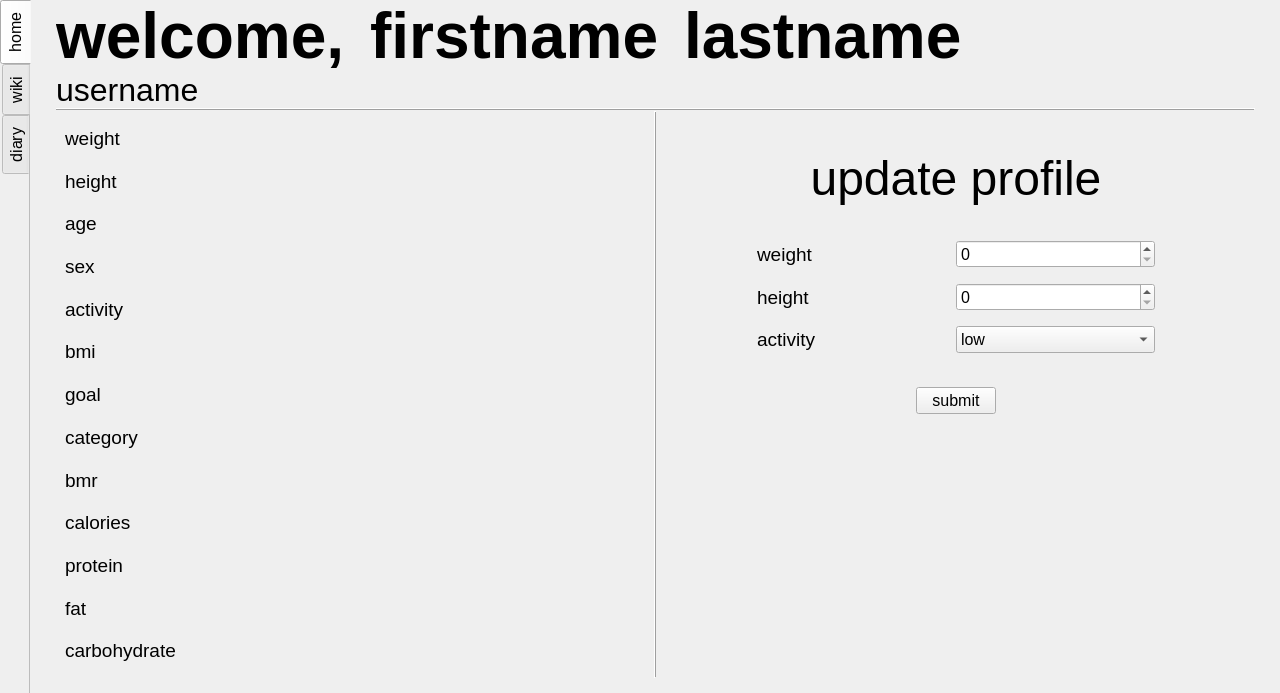
<?xml version="1.0" encoding="UTF-8"?>
<ui version="4.0">
 <class>Form</class>
 <widget class="QWidget" name="Form">
  <property name="geometry">
   <rect>
    <x>0</x>
    <y>0</y>
    <width>1280</width>
    <height>693</height>
   </rect>
  </property>
  <property name="sizePolicy">
   <sizepolicy hsizetype="Preferred" vsizetype="Preferred">
    <horstretch>0</horstretch>
    <verstretch>0</verstretch>
   </sizepolicy>
  </property>
  <property name="font">
   <font>
    <pointsize>16</pointsize>
   </font>
  </property>
  <property name="windowTitle">
   <string notr="true">Form</string>
  </property>
  <layout class="QVBoxLayout" name="verticalLayout">
   <property name="spacing">
    <number>0</number>
   </property>
   <property name="leftMargin">
    <number>0</number>
   </property>
   <property name="topMargin">
    <number>0</number>
   </property>
   <property name="rightMargin">
    <number>0</number>
   </property>
   <property name="bottomMargin">
    <number>0</number>
   </property>
   <item>
    <widget class="QTabWidget" name="container">
     <property name="font">
      <font>
       <pointsize>12</pointsize>
      </font>
     </property>
     <property name="tabPosition">
      <enum>QTabWidget::West</enum>
     </property>
     <property name="currentIndex">
      <number>0</number>
     </property>
     <property name="documentMode">
      <bool>true</bool>
     </property>
     <property name="tabBarAutoHide">
      <bool>false</bool>
     </property>
     <widget class="QWidget" name="container_home">
      <attribute name="title">
       <string>home</string>
      </attribute>
      <layout class="QVBoxLayout" name="verticalLayout_2">
       <property name="spacing">
        <number>0</number>
       </property>
       <property name="leftMargin">
        <number>25</number>
       </property>
       <property name="topMargin">
        <number>0</number>
       </property>
       <property name="rightMargin">
        <number>25</number>
       </property>
       <property name="bottomMargin">
        <number>0</number>
       </property>
       <item>
        <widget class="QWidget" name="container_home_header" native="true">
         <property name="sizePolicy">
          <sizepolicy hsizetype="Preferred" vsizetype="Fixed">
           <horstretch>0</horstretch>
           <verstretch>0</verstretch>
          </sizepolicy>
         </property>
         <property name="font">
          <font>
           <pointsize>48</pointsize>
          </font>
         </property>
         <layout class="QGridLayout" name="gridLayout">
          <property name="leftMargin">
           <number>0</number>
          </property>
          <property name="topMargin">
           <number>0</number>
          </property>
          <property name="rightMargin">
           <number>0</number>
          </property>
          <property name="bottomMargin">
           <number>0</number>
          </property>
          <property name="horizontalSpacing">
           <number>25</number>
          </property>
          <property name="verticalSpacing">
           <number>0</number>
          </property>
          <item row="0" column="4">
           <spacer name="spacer_header">
            <property name="orientation">
             <enum>Qt::Horizontal</enum>
            </property>
            <property name="sizeHint" stdset="0">
             <size>
              <width>40</width>
              <height>20</height>
             </size>
            </property>
           </spacer>
          </item>
          <item row="0" column="3">
           <widget class="QLabel" name="label_home_lastname">
            <property name="sizePolicy">
             <sizepolicy hsizetype="Preferred" vsizetype="Fixed">
              <horstretch>0</horstretch>
              <verstretch>0</verstretch>
             </sizepolicy>
            </property>
            <property name="font">
             <font>
              <pointsize>48</pointsize>
              <bold>true</bold>
             </font>
            </property>
            <property name="text">
             <string notr="true">lastname</string>
            </property>
           </widget>
          </item>
          <item row="0" column="2">
           <widget class="QLabel" name="label_home_firstname">
            <property name="sizePolicy">
             <sizepolicy hsizetype="Preferred" vsizetype="Fixed">
              <horstretch>0</horstretch>
              <verstretch>0</verstretch>
             </sizepolicy>
            </property>
            <property name="font">
             <font>
              <pointsize>48</pointsize>
              <bold>true</bold>
             </font>
            </property>
            <property name="text">
             <string notr="true">firstname</string>
            </property>
           </widget>
          </item>
          <item row="2" column="0" rowspan="2" colspan="5">
           <widget class="QFrame" name="hr_header">
            <property name="frameShape">
             <enum>QFrame::HLine</enum>
            </property>
            <property name="frameShadow">
             <enum>QFrame::Raised</enum>
            </property>
           </widget>
          </item>
          <item row="1" column="0" colspan="5">
           <widget class="QLabel" name="label_home_username">
            <property name="sizePolicy">
             <sizepolicy hsizetype="Preferred" vsizetype="Fixed">
              <horstretch>0</horstretch>
              <verstretch>0</verstretch>
             </sizepolicy>
            </property>
            <property name="font">
             <font>
              <pointsize>24</pointsize>
             </font>
            </property>
            <property name="text">
             <string notr="true">username</string>
            </property>
           </widget>
          </item>
          <item row="0" column="0" colspan="2">
           <widget class="QLabel" name="label_home_welcome">
            <property name="sizePolicy">
             <sizepolicy hsizetype="Preferred" vsizetype="Fixed">
              <horstretch>0</horstretch>
              <verstretch>0</verstretch>
             </sizepolicy>
            </property>
            <property name="font">
             <font>
              <pointsize>48</pointsize>
              <bold>true</bold>
             </font>
            </property>
            <property name="text">
             <string>welcome,</string>
            </property>
           </widget>
          </item>
         </layout>
        </widget>
       </item>
       <item>
        <layout class="QHBoxLayout" name="container_home_body">
         <property name="spacing">
          <number>0</number>
         </property>
         <property name="bottomMargin">
          <number>15</number>
         </property>
         <item>
          <widget class="QWidget" name="container_home_stats" native="true">
           <property name="sizePolicy">
            <sizepolicy hsizetype="Preferred" vsizetype="Preferred">
             <horstretch>0</horstretch>
             <verstretch>0</verstretch>
            </sizepolicy>
           </property>
           <layout class="QGridLayout" name="gridLayout_3">
            <item row="9" column="1">
             <widget class="QLabel" name="label_home_calories_data">
              <property name="font">
               <font>
                <pointsize>14</pointsize>
               </font>
              </property>
              <property name="text">
               <string notr="true"/>
              </property>
             </widget>
            </item>
            <item row="6" column="0">
             <widget class="QLabel" name="label_home_goal">
              <property name="font">
               <font>
                <pointsize>14</pointsize>
               </font>
              </property>
              <property name="text">
               <string>goal</string>
              </property>
             </widget>
            </item>
            <item row="12" column="1">
             <widget class="QLabel" name="label_home_carbohydrate_data">
              <property name="font">
               <font>
                <pointsize>14</pointsize>
               </font>
              </property>
              <property name="text">
               <string notr="true"/>
              </property>
             </widget>
            </item>
            <item row="10" column="0">
             <widget class="QLabel" name="label_home_protein">
              <property name="font">
               <font>
                <pointsize>14</pointsize>
               </font>
              </property>
              <property name="text">
               <string>protein</string>
              </property>
             </widget>
            </item>
            <item row="7" column="0">
             <widget class="QLabel" name="label_home_category">
              <property name="font">
               <font>
                <pointsize>14</pointsize>
               </font>
              </property>
              <property name="text">
               <string>category</string>
              </property>
             </widget>
            </item>
            <item row="8" column="1">
             <widget class="QLabel" name="label_home_bmr_data">
              <property name="font">
               <font>
                <pointsize>14</pointsize>
               </font>
              </property>
              <property name="text">
               <string notr="true"/>
              </property>
             </widget>
            </item>
            <item row="12" column="0">
             <widget class="QLabel" name="label_home_carbohydrate">
              <property name="font">
               <font>
                <pointsize>14</pointsize>
               </font>
              </property>
              <property name="text">
               <string>carbohydrate</string>
              </property>
             </widget>
            </item>
            <item row="5" column="0">
             <widget class="QLabel" name="label_home_bmi">
              <property name="font">
               <font>
                <pointsize>14</pointsize>
               </font>
              </property>
              <property name="text">
               <string>bmi</string>
              </property>
             </widget>
            </item>
            <item row="9" column="0">
             <widget class="QLabel" name="label_home_calories">
              <property name="font">
               <font>
                <pointsize>14</pointsize>
               </font>
              </property>
              <property name="text">
               <string>calories</string>
              </property>
             </widget>
            </item>
            <item row="4" column="1">
             <widget class="QLabel" name="label_home_activity_data">
              <property name="font">
               <font>
                <pointsize>14</pointsize>
               </font>
              </property>
              <property name="text">
               <string notr="true"/>
              </property>
             </widget>
            </item>
            <item row="8" column="0">
             <widget class="QLabel" name="label_home_bmr">
              <property name="font">
               <font>
                <pointsize>14</pointsize>
               </font>
              </property>
              <property name="text">
               <string>bmr</string>
              </property>
             </widget>
            </item>
            <item row="0" column="1">
             <widget class="QLabel" name="label_home_weight_data">
              <property name="font">
               <font>
                <pointsize>14</pointsize>
               </font>
              </property>
              <property name="text">
               <string notr="true"/>
              </property>
             </widget>
            </item>
            <item row="2" column="0">
             <widget class="QLabel" name="label_home_age">
              <property name="font">
               <font>
                <pointsize>14</pointsize>
               </font>
              </property>
              <property name="text">
               <string>age</string>
              </property>
             </widget>
            </item>
            <item row="11" column="0">
             <widget class="QLabel" name="label_home_fat">
              <property name="font">
               <font>
                <pointsize>14</pointsize>
               </font>
              </property>
              <property name="text">
               <string>fat</string>
              </property>
             </widget>
            </item>
            <item row="4" column="0">
             <widget class="QLabel" name="label_home_activity">
              <property name="font">
               <font>
                <pointsize>14</pointsize>
               </font>
              </property>
              <property name="text">
               <string>activity</string>
              </property>
             </widget>
            </item>
            <item row="3" column="0">
             <widget class="QLabel" name="label_home_sex">
              <property name="font">
               <font>
                <pointsize>14</pointsize>
               </font>
              </property>
              <property name="text">
               <string>sex</string>
              </property>
             </widget>
            </item>
            <item row="1" column="0">
             <widget class="QLabel" name="label_home_height">
              <property name="font">
               <font>
                <pointsize>14</pointsize>
               </font>
              </property>
              <property name="text">
               <string>height</string>
              </property>
             </widget>
            </item>
            <item row="1" column="1">
             <widget class="QLabel" name="label_home_height_data">
              <property name="font">
               <font>
                <pointsize>14</pointsize>
               </font>
              </property>
              <property name="text">
               <string notr="true"/>
              </property>
             </widget>
            </item>
            <item row="5" column="1">
             <widget class="QLabel" name="label_home_bmi_data">
              <property name="font">
               <font>
                <pointsize>14</pointsize>
               </font>
              </property>
              <property name="text">
               <string notr="true"/>
              </property>
             </widget>
            </item>
            <item row="0" column="0">
             <widget class="QLabel" name="label_home_weight">
              <property name="font">
               <font>
                <pointsize>14</pointsize>
               </font>
              </property>
              <property name="text">
               <string>weight</string>
              </property>
             </widget>
            </item>
            <item row="11" column="1">
             <widget class="QLabel" name="label_home_fat_data">
              <property name="font">
               <font>
                <pointsize>14</pointsize>
               </font>
              </property>
              <property name="text">
               <string notr="true"/>
              </property>
             </widget>
            </item>
            <item row="3" column="1">
             <widget class="QLabel" name="label_home_sex_data">
              <property name="font">
               <font>
                <pointsize>14</pointsize>
               </font>
              </property>
              <property name="text">
               <string notr="true"/>
              </property>
             </widget>
            </item>
            <item row="10" column="1">
             <widget class="QLabel" name="label_home_protein_data">
              <property name="font">
               <font>
                <pointsize>14</pointsize>
               </font>
              </property>
              <property name="text">
               <string notr="true"/>
              </property>
             </widget>
            </item>
            <item row="7" column="1">
             <widget class="QLabel" name="label_home_category_data">
              <property name="font">
               <font>
                <pointsize>14</pointsize>
               </font>
              </property>
              <property name="text">
               <string notr="true"/>
              </property>
             </widget>
            </item>
            <item row="6" column="1">
             <widget class="QLabel" name="label_home_goal_data">
              <property name="font">
               <font>
                <pointsize>14</pointsize>
               </font>
              </property>
              <property name="text">
               <string notr="true"/>
              </property>
             </widget>
            </item>
            <item row="2" column="1">
             <widget class="QLabel" name="label_home_age_data">
              <property name="font">
               <font>
                <pointsize>14</pointsize>
               </font>
              </property>
              <property name="text">
               <string notr="true"/>
              </property>
             </widget>
            </item>
           </layout>
          </widget>
         </item>
         <item>
          <widget class="QFrame" name="hr_body">
           <property name="frameShape">
            <enum>QFrame::VLine</enum>
           </property>
           <property name="frameShadow">
            <enum>QFrame::Raised</enum>
           </property>
          </widget>
         </item>
         <item>
          <widget class="QWidget" name="container_home_update" native="true">
           <property name="sizePolicy">
            <sizepolicy hsizetype="Preferred" vsizetype="Preferred">
             <horstretch>0</horstretch>
             <verstretch>0</verstretch>
            </sizepolicy>
           </property>
           <layout class="QVBoxLayout" name="verticalLayout_3">
            <property name="spacing">
             <number>25</number>
            </property>
            <property name="sizeConstraint">
             <enum>QLayout::SetDefaultConstraint</enum>
            </property>
            <property name="leftMargin">
             <number>0</number>
            </property>
            <property name="topMargin">
             <number>0</number>
            </property>
            <property name="rightMargin">
             <number>0</number>
            </property>
            <property name="bottomMargin">
             <number>0</number>
            </property>
            <item>
             <spacer name="verticalSpacer">
              <property name="orientation">
               <enum>Qt::Vertical</enum>
              </property>
              <property name="sizeType">
               <enum>QSizePolicy::Minimum</enum>
              </property>
              <property name="sizeHint" stdset="0">
               <size>
                <width>20</width>
                <height>40</height>
               </size>
              </property>
             </spacer>
            </item>
            <item>
             <widget class="QLabel" name="label_home_update">
              <property name="font">
               <font>
                <pointsize>36</pointsize>
               </font>
              </property>
              <property name="text">
               <string>update profile</string>
              </property>
              <property name="alignment">
               <set>Qt::AlignCenter</set>
              </property>
             </widget>
            </item>
            <item>
             <widget class="QWidget" name="container_update_inputs" native="true">
              <property name="sizePolicy">
               <sizepolicy hsizetype="Minimum" vsizetype="Preferred">
                <horstretch>0</horstretch>
                <verstretch>0</verstretch>
               </sizepolicy>
              </property>
              <layout class="QGridLayout" name="gridLayout_2">
               <property name="leftMargin">
                <number>100</number>
               </property>
               <property name="rightMargin">
                <number>100</number>
               </property>
               <property name="horizontalSpacing">
                <number>0</number>
               </property>
               <property name="verticalSpacing">
                <number>15</number>
               </property>
               <item row="0" column="0">
                <widget class="QLabel" name="label_update_weight">
                 <property name="font">
                  <font>
                   <pointsize>14</pointsize>
                  </font>
                 </property>
                 <property name="text">
                  <string>weight</string>
                 </property>
                </widget>
               </item>
               <item row="0" column="1">
                <widget class="QSpinBox" name="spinbox_update_weight">
                 <property name="sizePolicy">
                  <sizepolicy hsizetype="Preferred" vsizetype="Fixed">
                   <horstretch>0</horstretch>
                   <verstretch>0</verstretch>
                  </sizepolicy>
                 </property>
                 <property name="maximum">
                  <number>250</number>
                 </property>
                </widget>
               </item>
               <item row="1" column="0">
                <widget class="QLabel" name="label_update_height">
                 <property name="font">
                  <font>
                   <pointsize>14</pointsize>
                  </font>
                 </property>
                 <property name="text">
                  <string>height</string>
                 </property>
                </widget>
               </item>
               <item row="1" column="1">
                <widget class="QSpinBox" name="spinbox_update_height">
                 <property name="maximum">
                  <number>250</number>
                 </property>
                </widget>
               </item>
               <item row="2" column="0">
                <widget class="QLabel" name="label_update_activity">
                 <property name="font">
                  <font>
                   <pointsize>14</pointsize>
                  </font>
                 </property>
                 <property name="text">
                  <string>activity</string>
                 </property>
                </widget>
               </item>
               <item row="2" column="1">
                <widget class="QComboBox" name="combobox_update_activity">
                 <item>
                  <property name="text">
                   <string>low</string>
                  </property>
                 </item>
                 <item>
                  <property name="text">
                   <string>moderate</string>
                  </property>
                 </item>
                 <item>
                  <property name="text">
                   <string>average</string>
                  </property>
                 </item>
                 <item>
                  <property name="text">
                   <string>high</string>
                  </property>
                 </item>
                 <item>
                  <property name="text">
                   <string>abnormal</string>
                  </property>
                 </item>
                </widget>
               </item>
              </layout>
             </widget>
            </item>
            <item>
             <layout class="QHBoxLayout" name="container_update_footer">
              <property name="topMargin">
               <number>0</number>
              </property>
              <item>
               <widget class="QPushButton" name="button_update_submit">
                <property name="sizePolicy">
                 <sizepolicy hsizetype="Fixed" vsizetype="Fixed">
                  <horstretch>0</horstretch>
                  <verstretch>0</verstretch>
                 </sizepolicy>
                </property>
                <property name="text">
                 <string>submit</string>
                </property>
                <property name="shortcut">
                 <string notr="true">Ctrl+R</string>
                </property>
                <property name="checkable">
                 <bool>false</bool>
                </property>
               </widget>
              </item>
             </layout>
            </item>
            <item>
             <spacer name="spacer_update">
              <property name="orientation">
               <enum>Qt::Vertical</enum>
              </property>
              <property name="sizeHint" stdset="0">
               <size>
                <width>20</width>
                <height>40</height>
               </size>
              </property>
             </spacer>
            </item>
           </layout>
          </widget>
         </item>
        </layout>
       </item>
      </layout>
     </widget>
     <widget class="QWidget" name="container_wiki">
      <attribute name="title">
       <string>wiki</string>
      </attribute>
      <layout class="QGridLayout" name="layout_wiki">
       <property name="leftMargin">
        <number>0</number>
       </property>
       <property name="topMargin">
        <number>0</number>
       </property>
       <property name="rightMargin">
        <number>0</number>
       </property>
       <property name="bottomMargin">
        <number>0</number>
       </property>
       <property name="spacing">
        <number>0</number>
       </property>
       <item row="0" column="0" colspan="5">
        <widget class="QTableView" name="table_wiki">
         <property name="sizePolicy">
          <sizepolicy hsizetype="Expanding" vsizetype="Expanding">
           <horstretch>0</horstretch>
           <verstretch>0</verstretch>
          </sizepolicy>
         </property>
         <property name="lineWidth">
          <number>1</number>
         </property>
         <property name="sizeAdjustPolicy">
          <enum>QAbstractScrollArea::AdjustToContents</enum>
         </property>
         <property name="alternatingRowColors">
          <bool>true</bool>
         </property>
         <property name="selectionMode">
          <enum>QAbstractItemView::SingleSelection</enum>
         </property>
         <property name="selectionBehavior">
          <enum>QAbstractItemView::SelectRows</enum>
         </property>
         <property name="sortingEnabled">
          <bool>true</bool>
         </property>
         <attribute name="verticalHeaderMinimumSectionSize">
          <number>50</number>
         </attribute>
         <attribute name="verticalHeaderShowSortIndicator" stdset="0">
          <bool>false</bool>
         </attribute>
        </widget>
       </item>
       <item row="2" column="0">
        <layout class="QHBoxLayout" name="container_wiki_footer">
         <property name="spacing">
          <number>15</number>
         </property>
         <item>
          <spacer name="spacer_wiki">
           <property name="orientation">
            <enum>Qt::Horizontal</enum>
           </property>
           <property name="sizeHint" stdset="0">
            <size>
             <width>40</width>
             <height>20</height>
            </size>
           </property>
          </spacer>
         </item>
         <item>
          <widget class="QPushButton" name="button_wiki_add">
           <property name="text">
            <string>add</string>
           </property>
           <property name="shortcut">
            <string notr="true">Ctrl+N</string>
           </property>
          </widget>
         </item>
         <item>
          <widget class="QPushButton" name="button_wiki_remove">
           <property name="text">
            <string>remove</string>
           </property>
           <property name="shortcut">
            <string notr="true">Del</string>
           </property>
          </widget>
         </item>
        </layout>
       </item>
      </layout>
     </widget>
     <widget class="QWidget" name="container_diary">
      <attribute name="title">
       <string>diary</string>
      </attribute>
      <layout class="QGridLayout" name="layout_dairy">
       <property name="leftMargin">
        <number>0</number>
       </property>
       <property name="topMargin">
        <number>0</number>
       </property>
       <property name="rightMargin">
        <number>0</number>
       </property>
       <property name="bottomMargin">
        <number>0</number>
       </property>
       <property name="spacing">
        <number>0</number>
       </property>
       <item row="0" column="0">
        <widget class="QTableView" name="table_dairy">
         <property name="selectionMode">
          <enum>QAbstractItemView::SingleSelection</enum>
         </property>
         <property name="selectionBehavior">
          <enum>QAbstractItemView::SelectRows</enum>
         </property>
         <property name="sortingEnabled">
          <bool>true</bool>
         </property>
         <attribute name="verticalHeaderMinimumSectionSize">
          <number>50</number>
         </attribute>
        </widget>
       </item>
       <item row="1" column="0">
        <layout class="QHBoxLayout" name="container_dairy_footer">
         <property name="spacing">
          <number>15</number>
         </property>
         <property name="topMargin">
          <number>0</number>
         </property>
         <item>
          <widget class="QLabel" name="label_dairy_calories">
           <property name="text">
            <string>calories</string>
           </property>
          </widget>
         </item>
         <item>
          <widget class="QLabel" name="label_dairy_calories_data">
           <property name="text">
            <string notr="true"/>
           </property>
          </widget>
         </item>
         <item>
          <widget class="QLabel" name="label_dairy_protein">
           <property name="text">
            <string>protein</string>
           </property>
          </widget>
         </item>
         <item>
          <widget class="QLabel" name="label_dairy_protein_data">
           <property name="text">
            <string notr="true"/>
           </property>
          </widget>
         </item>
         <item>
          <widget class="QLabel" name="label_dairy_fat">
           <property name="text">
            <string>fat</string>
           </property>
          </widget>
         </item>
         <item>
          <widget class="QLabel" name="label_dairy_fat_data">
           <property name="text">
            <string notr="true"/>
           </property>
          </widget>
         </item>
         <item>
          <widget class="QLabel" name="label_dairy_carbohydrate">
           <property name="text">
            <string>carbohydrate</string>
           </property>
          </widget>
         </item>
         <item>
          <widget class="QLabel" name="label_dairy_carbohydrate_data">
           <property name="text">
            <string notr="true"/>
           </property>
          </widget>
         </item>
         <item>
          <spacer name="spacer_dairy">
           <property name="orientation">
            <enum>Qt::Horizontal</enum>
           </property>
           <property name="sizeHint" stdset="0">
            <size>
             <width>40</width>
             <height>20</height>
            </size>
           </property>
          </spacer>
         </item>
         <item>
          <widget class="QPushButton" name="button_dairy_refresh">
           <property name="text">
            <string>refresh</string>
           </property>
           <property name="shortcut">
            <string notr="true">Ctrl+R</string>
           </property>
           <property name="autoRepeat">
            <bool>false</bool>
           </property>
          </widget>
         </item>
         <item>
          <widget class="QPushButton" name="button_dairy_add">
           <property name="text">
            <string>add</string>
           </property>
           <property name="shortcut">
            <string notr="true">Ctrl+N</string>
           </property>
          </widget>
         </item>
         <item>
          <widget class="QPushButton" name="button_dairy_remove">
           <property name="text">
            <string>remove</string>
           </property>
           <property name="shortcut">
            <string notr="true">Del</string>
           </property>
          </widget>
         </item>
        </layout>
       </item>
      </layout>
     </widget>
    </widget>
   </item>
  </layout>
 </widget>
 <resources/>
 <connections/>
</ui>
